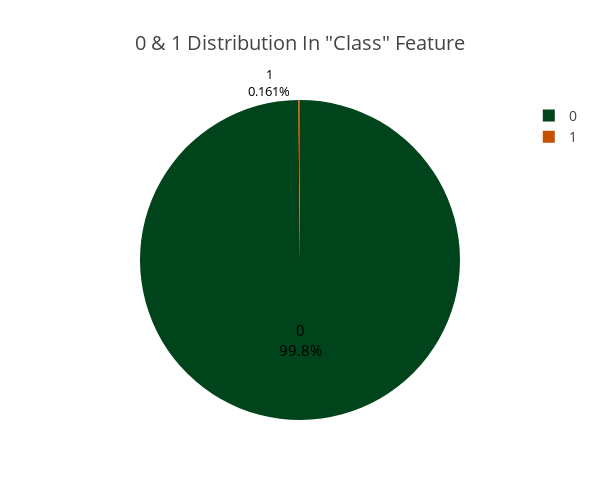

The cell this chart's notebook holds for it:
### Code cell
plt.figure(figsize=(5,4))
fig = px.pie(df.Class.value_counts().reset_index(name='count'), values='count', names='index', color='index',
             title='0 & 1 Distribution In "Class" Feature',
             labels={'index':'Class', 'count': 'Count'},
            template='presentation', height=500, width=600,
            color_discrete_map={0:'#00441B',
                                 1:'#C65200'})

fig.update_traces(textinfo='label+percent', insidetextfont=dict(color='black', size=15), opacity=1,
                 outsidetextfont={'color':'black', 'size':13}, insidetextorientation='auto', hoverlabel={'align':'left', 'bgcolor':'black'})

fig.update_layout(
    font=dict(size=14),
    title_font_size=20
)

fig.show()

### Figure 1 — Plotly figure (JSON) as saved in the notebook; plotly's stock layout.template omitted (floating-point values rounded to 4 significant figures)
{"data": [{"customdata": [[0], [1]], "domain": {"x": [0, 1], "y": [0, 1]}, "hoverlabel": {"align": "left", "bgcolor": "black"}, "hovertemplate": "Class=%{customdata[0]}<br>Count=%{value}<extra></extra>", "insidetextfont": {"color": "black", "size": 15}, "insidetextorientation": "auto", "labels": [0, 1], "legendgroup": "", "marker": {"colors": ["#00441B", "#C65200"]}, "name": "", "opacity": 1, "outsidetextfont": {"color": "black", "size": 13}, "showlegend": true, "textinfo": "label+percent", "type": "pie", "values": [278678, 448]}], "layout": {"font": {"size": 14}, "height": 500, "legend": {"tracegroupgap": 0}, "title": {"font": {"size": 20}, "text": "0 & 1 Distribution In \"Class\" Feature"}, "width": 600}}
